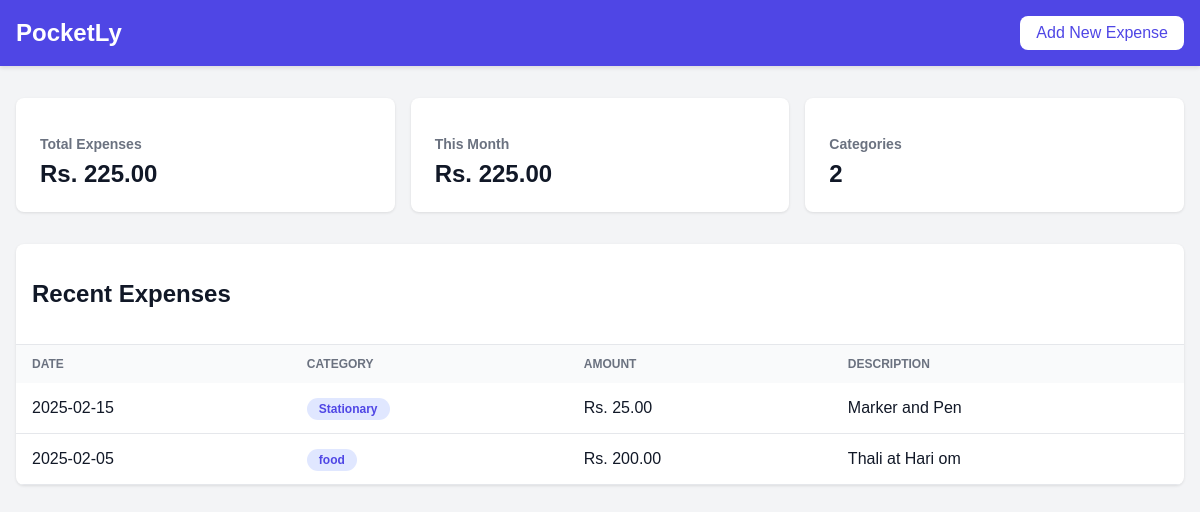
The page / on the database its author committed.
### tables this page shows
CREATE TABLE expenses (
    id INTEGER PRIMARY KEY AUTOINCREMENT,
    date TEXT,
    category TEXT,
    amount REAL,
    description TEXT
);

### app.py (the view)
@app.route('/')
def index():
    connection = sqlite3.connect('database.db')
    cursor = connection.cursor()
    cursor.execute("SELECT date, category, amount, description FROM expenses ORDER BY date DESC")
    expenses = cursor.fetchall()
    total_amount = 0
    monthly_amount = 0
    categories = set()
    current_month = datetime.now().strftime('%Y-%m')
    if expenses:
        for expense in expenses:
            total_amount += expense[2]  # Sum all amounts
            if expense[0].startswith(current_month):  # Check if expense is from current month
                monthly_amount += expense[2]
            categories.add(expense[1])  # Add category to set
    connection.close()
    return render_template('index.html',
                         expenses=expenses,
                         total_amount=total_amount,
                         monthly_amount=monthly_amount,
                         categories_count=len(categories))

### templates/index.html (shortened to what this page needs)
<!DOCTYPE html>
<html lang="en">
<head>
    <link rel="stylesheet" href="{{ url_for('static', filename='main.css') }}">
</head>
<body>
    <nav class="nav-bar">
        <div class="nav-container">
            <h1 class="nav-title">PocketLy</h1>
            <a href="/add_expense" class="add-button">Add New Expense</a>
        </div>
    </nav>
    <main class="main-container">
        <div class="summary-grid">
            <div class="summary-card">
                <h3 class="card-title">Total Expenses</h3>
                <p class="card-value">Rs. {{ "%.2f"|format(total_amount) }}</p>
            </div>
            <div class="summary-card">
                <h3 class="card-title">This Month</h3>
                <p class="card-value">Rs. {{ "%.2f"|format(monthly_amount) }}</p>
            </div>
            <div class="summary-card">
                <h3 class="card-title">Categories</h3>
                <p class="card-value">{{ categories_count }}</p>
            </div>
        </div>
        <div class="table-container">
            <div class="table-header">
                <h2>Recent Expenses</h2>
            </div>
            <table class="expense-table">
                <thead>
                    <tr>
                        <th>Date</th>
                        <th>Category</th>
                        <th>Amount</th>
                        <th>Description</th>
                    </tr>
                </thead>
                <tbody>
                    {% if expenses %}
                        {% for expense in expenses %}
                        <tr>
                            <td>{{ expense[0] }}</td>
                            <td><span class="category-tag">{{ expense[1] }}</span></td>
                            <td>Rs. {{ "%.2f"|format(expense[2]) }}</td>
                            <td>{{ expense[3] }}</td>
                        </tr>
                        {% endfor %}
                    {% else %}
                        <tr>
                            <td colspan="4" style="text-align: center;">No expenses found</td>
                        </tr>
                    {% endif %}
                </tbody>
            </table>
        </div>
    </main>
</body>
</html>

### static/main.css (style rules this page uses)
:root { --primary-color: #4f46e5; --primary-hover: #4338ca; --secondary-color: #6b7280; --background-color: #f3f4f6; --white: #ffffff; --text-dark: #111827; --text-light: #6b7280; --border-color: #e5e7eb; --success-color: #10b981; }
body { font-family: 'Arial', sans-serif; margin: 0; padding: 0; background-color: var(--background-color); color: var(--text-dark); }
.nav-bar { background-color: var(--primary-color); padding: 1rem; box-shadow: 0 2px 4px rgba(0, 0, 0, 0.1); }
.nav-container { max-width: 1200px; margin: 0 auto; display: flex; justify-content: space-between; align-items: center; }
.nav-title { color: var(--white); font-size: 1.5rem; font-weight: bold; margin: 0; }
.add-button { background-color: var(--white); color: var(--primary-color); padding: 0.5rem 1rem; border-radius: 0.5rem; text-decoration: none; transition: background-color 0.3s; }
.main-container { max-width: 1200px; margin: 2rem auto; padding: 0 1rem; }
.summary-grid { display: grid; grid-template-columns: repeat(auto-fit, minmax(250px, 1fr)); gap: 1rem; margin-bottom: 2rem; }
.summary-card { background-color: var(--white); padding: 1.5rem; border-radius: 0.5rem; box-shadow: 0 1px 3px rgba(0, 0, 0, 0.1); }
.card-title { color: var(--text-light); font-size: 0.875rem; margin-bottom: 0.5rem; }
.card-value { font-size: 1.5rem; font-weight: bold; margin: 0; }
.table-container { background-color: var(--white); border-radius: 0.5rem; box-shadow: 0 1px 3px rgba(0, 0, 0, 0.1); overflow: hidden; }
.table-header { padding: 1rem; border-bottom: 1px solid var(--border-color); }
.expense-table { width: 100%; border-collapse: collapse; }
.expense-table th { background-color: #f9fafb; padding: 0.75rem 1rem; text-align: left; font-size: 0.75rem; text-transform: uppercase; color: var(--text-light); }
.expense-table td { padding: 1rem; border-bottom: 1px solid var(--border-color); }
.category-tag { background-color: #e0e7ff; color: var(--primary-color); padding: 0.25rem 0.75rem; border-radius: 9999px; font-size: 0.75rem; font-weight: 600; }

### rows shown on the page
expenses: date "2025-02-15", category "Stationary", amount "25.00", description "Marker and Pen"
expenses: date "2025-02-05", category "food", amount "200.00", description "Thali at Hari om"

### other values the page prints
{{ "%.2f"|format(total_amount) }} "225.00"
{{ "%.2f"|format(monthly_amount) }} "225.00"
{{ categories_count }} "2"
